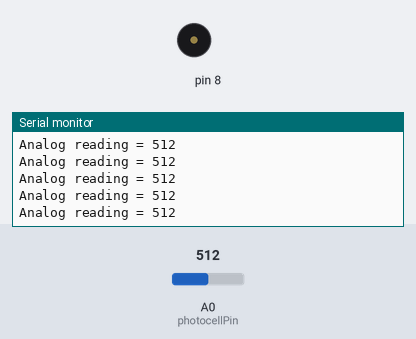
Bench run of a sketch on a simulated Arduino Uno, built with avr-gcc and run on an emulated ATmega328P. Parts: buzzer (waves = sounding), the last lines printed to the serial monitor. The test bench sets the inputs (shaded band); at power-on: A0 (photocellPin) = 512. Random numbers use the default seed unless the sketch sets one.

Above: at 1.2 s.
1.3 s: A0 (photocellPin) set to 218
At 2.4 s:
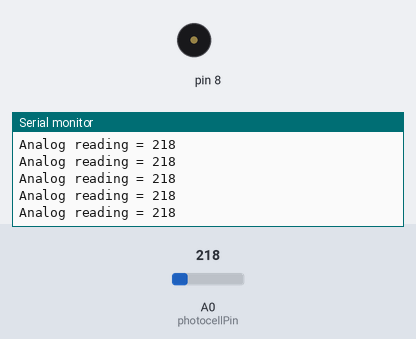
2.8 s: A0 (photocellPin) set to 193
At 3.12 s:
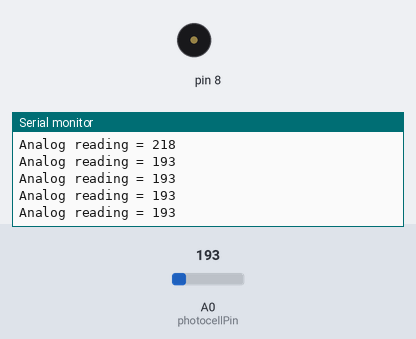
5.8 s: A0 (photocellPin) set to 1023
At 6.9 s:
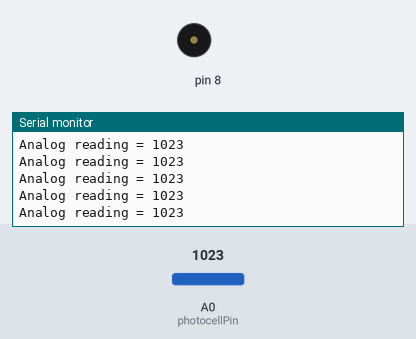
Timing chart, 0 to 8.8 s (numbered marks = the images above; inputs shaded):
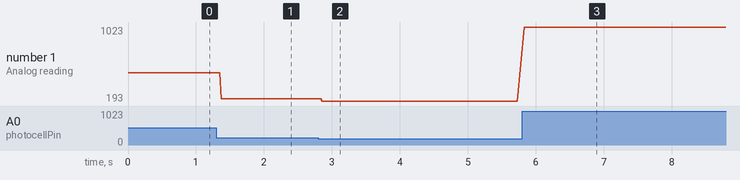

The sketch:

photocellprank.ino
```cpp
// Donna Dietz
// June 2019
// Adjusted from code found at adafruit.com

//Connections: pin11 to 220 resistor to LED (long side) to 10K reisitor to photocell to 5v power.
//at join between photocell and 10K resistor, connect to A0
//at join between short side of LED and 10K, go to ground.
//speaker from 8 to Ground

/* Photocell simple testing sketch.
https://learn.adafruit.com/photocells/arduino-code
Connect one end of the photocell to 5V, the other end to Analog 0.
Then connect one end of a 10K resistor from Analog 0 to ground
Connect LED from pin 11 through a resistor to ground
For more information see http://learn.adafruit.com/photocells */

int photocellPin = 0;     // the cell and 10K pulldown are connected to a0
int photocellReading;     // the analog reading from the sensor divider
int LEDpin = 11;          // connect Red LED to pin 11 (PWM pin)
int LEDbrightness;        //
void setup(void) {
  // We'll send debugging information via the Serial monitor
  Serial.begin(9600);
}

void loop(void) {
  photocellReading = analogRead(photocellPin);

  Serial.print("Analog reading = ");
  Serial.println(photocellReading);     // the raw analog reading

  //photocellReading can range from 0 to 1023.
  //analogWrite uses 0 to 255


  if (photocellReading > 200)
   {
    //analogWrite(LEDpin, 0);  // turn off
    delay(10);
   }
  else
  {
    //analogWrite(LEDpin, 250); // turn on
    if (random(0,22) > 17){
      tone(8,1760,5);
    }
    else{
      //tone(8,440,5);
    }
    delay(100);
  }

}
```

Measured:
- after the input at 1.3 s, the serial monitor: prints a new line after 0.07 s (image 1)
- after the input at 2.8 s, the serial monitor: prints a new line after 0.06 s (image 2)
- after the input at 5.8 s, the serial monitor: prints a new line at once (image 3)
- plotted number 1: 512 → 218 after the input at 1.3 s, 218 → 193 after the input at 2.8 s, 193 → 1023 after the input at 5.8 s
